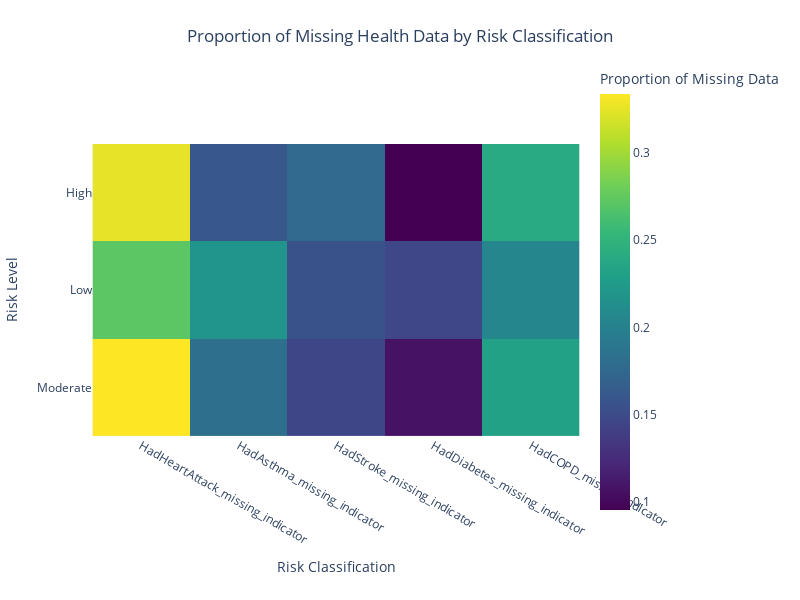

This figure's notebook cell:
### Code cell
# Investigate missing data in health-related columns by RiskClassification
health_columns_missing = [
    'HadHeartAttack_missing_indicator', 'HadAsthma_missing_indicator', 'HadStroke_missing_indicator', 
    'HadDiabetes_missing_indicator', 'HadCOPD_missing_indicator'
]

# Group by RiskClassification and sum the missing indicators
missing_health_data = df.groupby('RiskClassification')[health_columns_missing].sum()

# Transpose the DataFrame for easier reading
missing_health_data_transposed = missing_health_data.T

# Print the transposed DataFrame for better readability
print("Missing Health Data by RiskClassification (Transposed):")
print(missing_health_data_transposed)


# Normalize the missing data by RiskClassification
missing_health_data_proportion = missing_health_data.div(missing_health_data.sum(axis=1), axis=0)

# Plot the missing data proportions using Plotly
fig_health = px.imshow(missing_health_data_proportion,
                       labels=dict(x="Risk Classification", y="Risk Level", color="Proportion of Missing Data"),
                       x=missing_health_data_proportion.columns,
                       y=missing_health_data_proportion.index,
                       color_continuous_scale="Viridis")

fig_health.update_layout(title='Proportion of Missing Health Data by Risk Classification',
                         title_x=0.5, title_y=0.95,
                         width=800, height=600)

fig_health.show()

### Figure 1 — Plotly figure (JSON) as saved in the notebook; plotly's stock layout.template omitted (floating-point values rounded to 4 significant figures)
{"data": [{"coloraxis": "coloraxis", "hovertemplate": "Risk Classification: %{x}<br>Risk Level: %{y}<br>Proportion of Missing Data: %{z}<extra></extra>", "name": "0", "type": "heatmap", "x": ["HadHeartAttack_missing_indicator", "HadAsthma_missing_indicator", "HadStroke_missing_indicator", "HadDiabetes_missing_indicator", "HadCOPD_missing_indicator"], "xaxis": "x", "y": ["High", "Low", "Moderate"], "yaxis": "y", "z": [[0.3255, 0.1614, 0.1774, 0.09559, 0.2402], [0.272, 0.2193, 0.156, 0.1467, 0.206], [0.3337, 0.1818, 0.1463, 0.107, 0.2313]]}], "layout": {"coloraxis": {"colorbar": {"title": {"text": "Proportion of Missing Data"}}, "colorscale": [[0, "#440154"], [0.1111, "#482878"], [0.2222, "#3e4989"], [0.3333, "#31688e"], [0.4444, "#26828e"], [0.5556, "#1f9e89"], [0.6667, "#35b779"], [0.7778, "#6ece58"], [0.8889, "#b5de2b"], [1, "#fde725"]]}, "height": 600, "margin": {"t": 60}, "title": {"text": "Proportion of Missing Health Data by Risk Classification", "x": 0.5, "y": 0.95}, "width": 800, "xaxis": {"anchor": "y", "constrain": "domain", "domain": [0, 1], "scaleanchor": "y", "title": {"text": "Risk Classification"}}, "yaxis": {"anchor": "x", "autorange": "reversed", "constrain": "domain", "domain": [0, 1], "title": {"text": "Risk Level"}}}}
